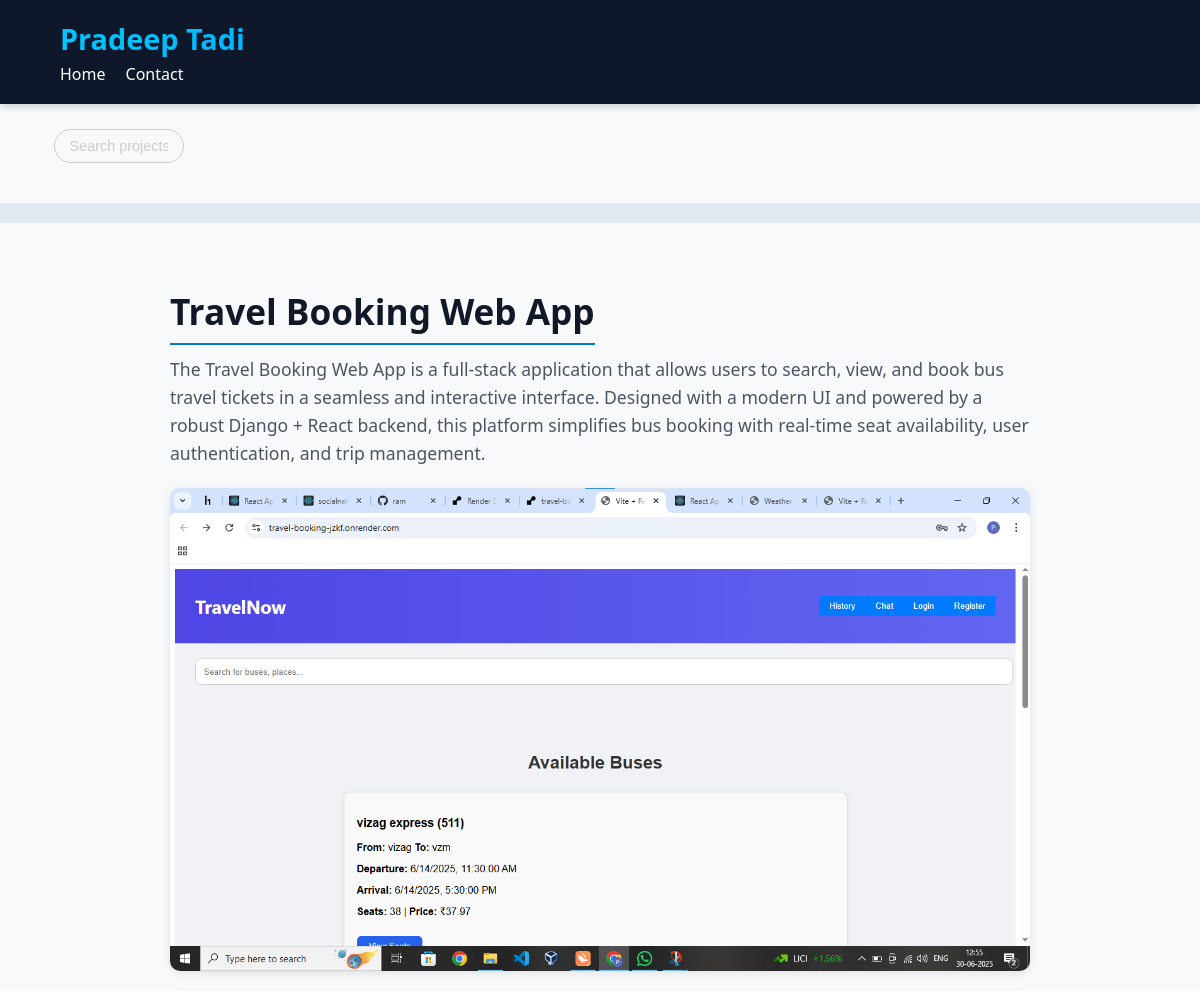
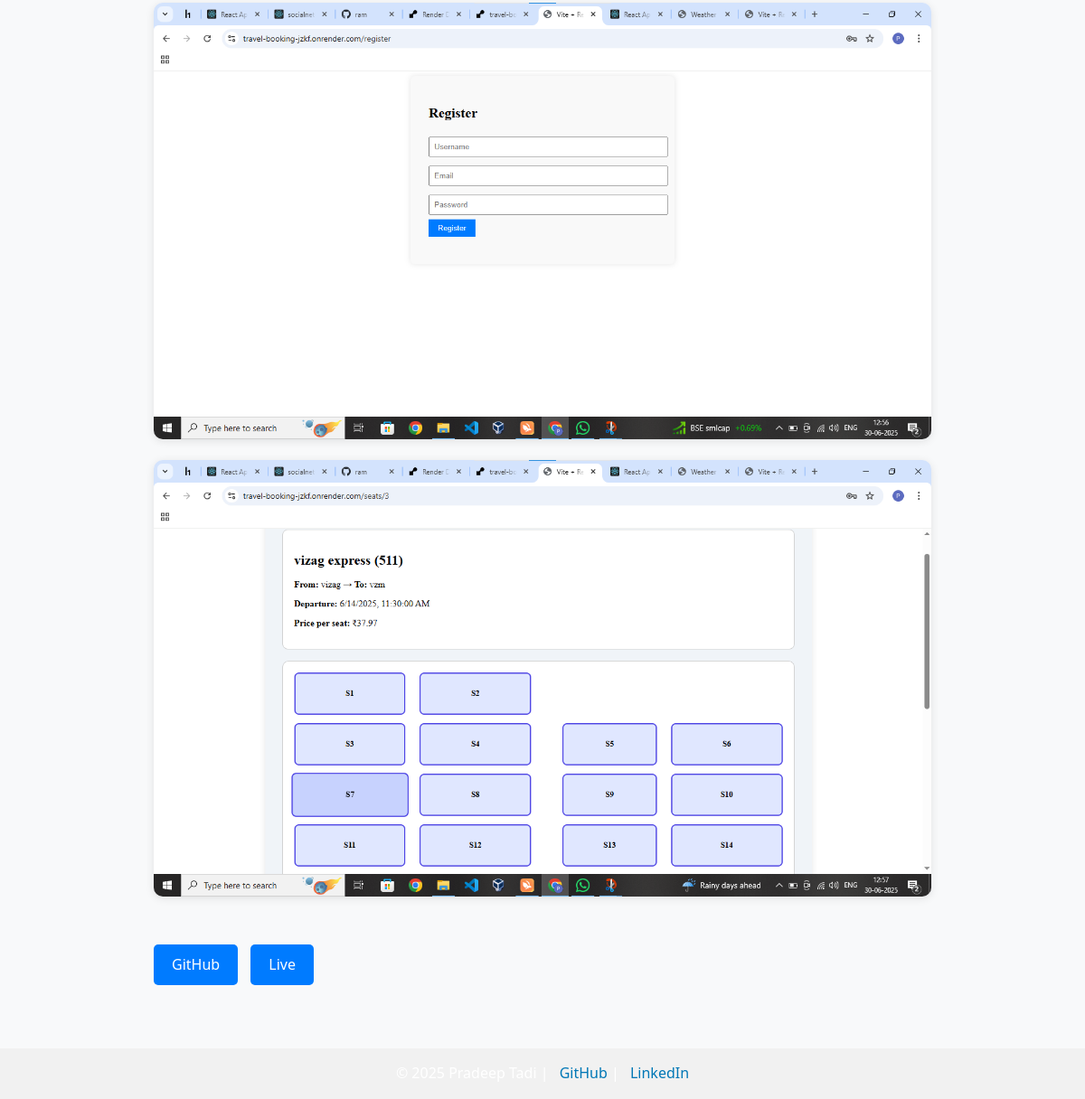
/projects/3/, run on the app's committed database (2 pictures, top to bottom).
### project/models.py (models this page shows, shortened)
class Project(models.Model):
    title = models.CharField(max_length=200)
    description = models.TextField()
    github_url = models.URLField(blank=True)
    live_url = models.URLField(blank=True)
    video = models.FileField(upload_to='videos/', blank=True, null=True)
    created_at = models.DateTimeField(auto_now_add=True)

class ProjectImage(models.Model):
    project = models.ForeignKey(Project, related_name='images', on_delete=models.CASCADE)
    image = models.ImageField(upload_to='project_images/')
    caption = models.CharField(max_length=255, blank=True)

### project/views.py (the view)
# urls.py: path('<int:pk>/', views.project_detail, name='project_detail'),
def project_detail(request, pk):
    project = get_object_or_404(Project, pk=pk)
    return render(request, 'project_detail.html', {'project': project})

### templates/project_detail.html (shortened to what this page needs)
{% load static %}
<!DOCTYPE html>
<html lang="en">
<head>
  <link rel="stylesheet" href="{% static 'css/style.css' %}">
  <link rel="stylesheet" href="{% static 'css/project_detail.css' %}">
</head>
<body>
<nav class="navbar">
  <div class="container">
    <div class="logo">Pradeep Tadi</div>
    <ul class="nav-links">
      <li><a href="/">Home</a></li>
      <li><a href="#contact">Contact</a></li>
    </ul>
  </div>
</nav>
<div class="search-bar">
  <form method="get" action="/">
    <input type="text" name="q" placeholder="Search projects..." value="{{ request.GET.q }}">
  </form>
</div>
<div class="scroll-container">
</div>
<div class="detail-container">
  <h1>{{ project.title }}</h1>
  <p>{{ project.description }}</p>
  <div class="detail-media">
    {% for img in project.images.all %}
      <img src="{{ img.image.url }}" alt="{{ project.title }} Image">
    {% endfor %}
  </div>
  <div class="project-links">
    {% if project.github_url %}<a href="{{ project.github_url }}" class="btn" target="_blank">GitHub</a>{% endif %}
    {% if project.live_url %}<a href="{{ project.live_url }}" class="btn" target="_blank">Live</a>{% endif %}
  </div>
</div>
<footer>
  <div class="container">
    <p>© 2025 Pradeep Tadi |
      <a href="https://github.com/Pradeeptadi" target="_blank">GitHub</a> |
      <a href="https://www.linkedin.com/in/pradeep-tadi-025682289/" target="_blank">LinkedIn</a>
    </p>
  </div>
</footer>
</body>
</html>

### static/css/style.css (style rules this page uses)
* { margin: 0; padding: 0; box-sizing: border-box; }
body { font-family: 'Segoe UI', Tahoma, Geneva, Verdana, sans-serif; background-color: #fdfdfd; color: #222; line-height: 1.6; }
.container { width: 90%; max-width: 1200px; margin: 0 auto; }
.navbar { background-color: #0f172a; color: white; padding: 16px 0; box-shadow: 0 2px 8px rgba(0, 0, 0, 0.2); position: sticky; top: 0; z-index: 1000; }
.logo { font-size: 1.8rem; font-weight: bold; background: linear-gradient(to right, #00c6ff, #0072ff); -webkit-background-clip: text; -webkit-text-fill-color: transparent; animation: glow 3s ease-in-out infinite alternate; }
.nav-links { list-style: none; display: flex; gap: 20px; }
.nav-links a { color: white; text-decoration: none; font-weight: 500; transition: color 0.3s; }
.search-bar { display: flex; gap: 6px; background-color: rgba(255, 255, 255, 0.1); padding: 5px 10px; border-radius: 20px; backdrop-filter: blur(5px); }
.search-bar input[type="text"] { border: none; background: transparent; color: white; font-size: 0.9rem; padding: 5px; width: 120px; outline: none; }
.search-bar input::placeholder { color: #ccc; }
html, body { width: 100%; overflow-x: hidden; }
.project-links a, .btn { display: inline-block; margin-top: 10px; padding: 8px 12px; background-color: #007bff; color: white; text-decoration: none; border-radius: 5px; }
form input, form textarea { width: 100%; padding: 12px; margin-bottom: 15px; border: 1px solid #ccc; border-radius: 6px; font-size: 1rem; }
footer { background: #1e1e2f; color: white; text-align: center; padding: 20px; margin-top: 30px; }
footer a { color: #00cfff; text-decoration: none; margin-left: 8px; }

### static/css/project_detail.css (style rules this page uses)
body { font-family: 'Segoe UI', sans-serif; background-color: #f8f9fa; margin: 0; padding: 0; color: #333; }
.detail-container { max-width: 900px; margin: auto; padding: 30px 20px; }
.detail-container h1 { font-size: 2.2rem; margin-bottom: 10px; color: #111827; border-bottom: 2px solid #007acc; display: inline-block; padding-bottom: 4px; }
.detail-container p { font-size: 1.1rem; line-height: 1.6; color: #4b5563; }
.detail-media { margin: 20px 0; }
.detail-media img, .detail-media video { width: 100%; border-radius: 10px; margin-bottom: 15px; box-shadow: 0 2px 10px rgba(0, 0, 0, 0.1); }
.project-links { margin-top: 20px; }
.project-links a.btn { display: inline-block; padding: 10px 20px; background-color: #007bff; color: white; text-decoration: none; margin-right: 10px; border-radius: 5px; transition: background-color 0.3s ease; }
.search-bar { text-align: center; margin: 20px auto; }
.search-bar input[type="text"] { padding: 8px 15px; width: 60%; border-radius: 25px; border: 1px solid #ccc; outline: none; }
.scroll-container { display: flex; overflow-x: auto; gap: 15px; padding: 10px 20px; background-color: #e2e8f0; margin-bottom: 30px; scroll-behavior: smooth; }
footer { background-color: #f1f1f1; padding: 15px 0; text-align: center; margin-top: 40px; }
footer a { color: #0077b6; text-decoration: none; }

### data on the page
Project: title "Travel Booking Web App", description "The Travel Booking Web App is a full-stack application that allows users to search, view, and book bus travel tickets in a seamless and interactive interface. Designed with a modern UI and powered by a robust Django + React backend, this platform simplifies bus booking with real-time seat availability, user authentication, and trip management."
ProjectImage: image (picture)
ProjectImage: image (picture)
ProjectImage: image (picture)
